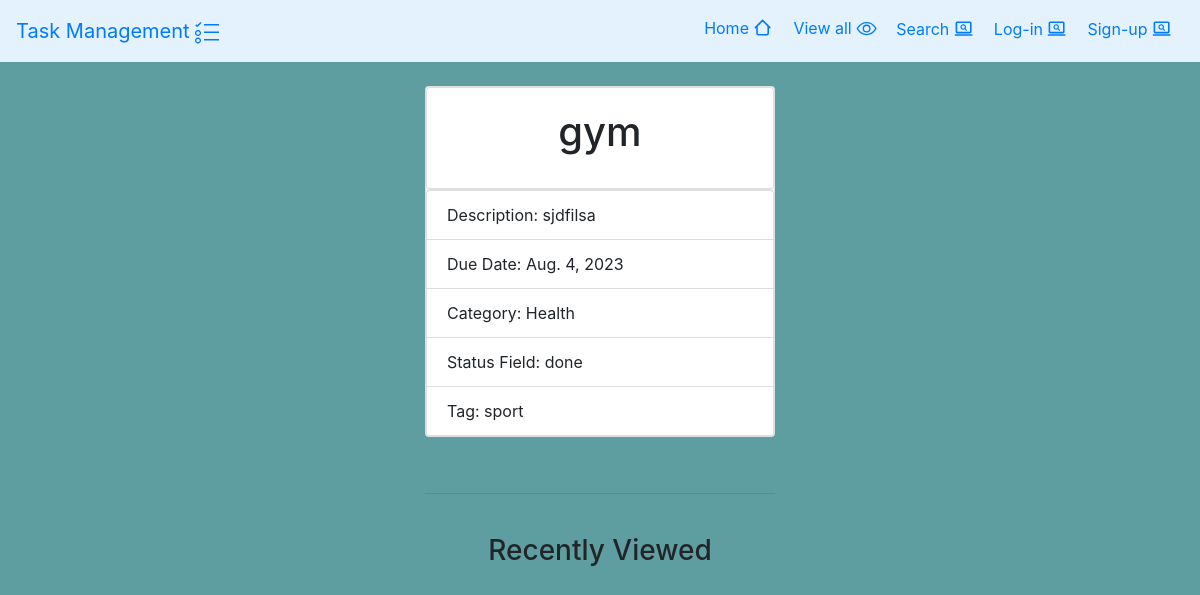
/task/1, run on the app's committed database.
### task/models.py (models this page shows, shortened)
class Task(models.Model):
    START= 'start'
    INPORCESS='inprocess'
    DONE = 'done'
    status_choice = [
        (START,'start'),
        (INPORCESS,'inprocess'),
        (DONE,'done')
    ]
    title=models.CharField(max_length=255)
    description=models.TextField()
    due_date=models.DateField(auto_now_add=False)
    category= models.ForeignKey(Category, on_delete=models.PROTECT)
    status_fields=models.CharField(max_length=255, choices=status_choice)
    tag=models.ManyToManyField(Tag)
    user=models.ForeignKey(User,on_delete=models.CASCADE)

### epic_quest/models.py (models this page shows)
class Category(models.Model):
    name=models.CharField(max_length=255,)
    description=models.TextField(null=True,blank=True)
    def __str__(self) -> str:
        return self.name
    class Meta:
        ordering=['name']

class Tag(models.Model):
    name=models.CharField(max_length=255)
    def __str__(self) -> str:
        return self.name

### task/views.py (the view)
# urls.py: path("task/<int:pk>", views.task_details, name="task_details")
def task_details(request, pk):
    task = get_object_or_404(Task, pk=pk)
    recently_viewed_tasks = None
    if 'recently_viewed' in request.session:
        if pk in request.session['recently_viewed']:
            request.session['recently_viewed'].remove(pk)
        tasks = Task.objects.filter(pk__in = request.session['recently_viewed'])
        print(tasks)
        print(request.session['recently_viewed'])
        recently_viewed_tasks = sorted(tasks,key = lambda x: request.session['recently_viewed'].index(x.pk))
        print(recently_viewed_tasks)
        request.session['recently_viewed'].insert(0, pk)
        if len(request.session['recently_viewed']) > 5:
            request.session['recently_viewed'].pop()
    else:
        request.session['recently_viewed'] = [pk]
    request.session.modified = True
    return render(request, "task_details.html", {"task": task,'recently_viewed_tasks':recently_viewed_tasks})

### task/templates/task_details.html (shortened to what this page needs)
{% extends 'base.html' %}
{% block content %}
<body style="background-color: cadetblue;">
    <br>
    <div class="container">
    <div class="row justify-content-center">
        <div class="col-md-4">
            <div class="card mb-3">
        <div class="card">
            <div class="card-body">
                <h1 class="card-title row justify-content-center">{{ task.title }}</h1>
            </div>
        </div>
        <ul class="list-group">
            <li class="list-group-item">Description: {{ task.description }}</li>
            <li class="list-group-item">Due Date: {{ task.due_date }}</li>
            <li class="list-group-item">Category: {{ task.category }}</li>
            <li class="list-group-item">Status Field: {{ task.status_fields }}</li>
            <li class="list-group-item">Tag:
                {% for tag in task.tag.all %}
                    {{ tag }}
                </li>
                {% endfor %}
            </ul>
        </div>
        <br>
        <hr>
        <br>
        <h3 class="text-center">Recently Viewed</h3>
        </div>
    </div>
    </div>
    </body>
{% endblock %}

### data on the page
Task: title "gym", description "sjdfilsa", due_date "Aug. 4, 2023", category "Health", status_fields "done"
Tag: name "sport"
